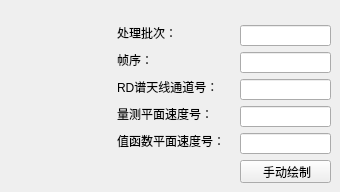
             <widget class="QWidget" name="tab_5">
              <attribute name="title">
               <string>手动回放</string>
              </attribute>
              <widget class="QPushButton" name="Btn_draw">
               <property name="geometry">
                <rect>
                 <x>240</x>
                 <y>160</y>
                 <width>91</width>
                 <height>23</height>
                </rect>
               </property>
               <property name="text">
                <string> 手动绘制</string>
               </property>
              </widget>
              <widget class="QLabel" name="label_41">
               <property name="geometry">
                <rect>
                 <x>117</x>
                 <y>52</y>
                 <width>39</width>
                 <height>16</height>
                </rect>
               </property>
               <property name="text">
                <string>帧序：</string>
               </property>
              </widget>
              <widget class="QLabel" name="label_40">
               <property name="geometry">
                <rect>
                 <x>117</x>
                 <y>25</y>
                 <width>65</width>
                 <height>16</height>
                </rect>
               </property>
               <property name="text">
                <string>处理批次：</string>
               </property>
              </widget>
              <widget class="QLabel" name="label_43">
               <property name="geometry">
                <rect>
                 <x>117</x>
                 <y>106</y>
                 <width>104</width>
                 <height>16</height>
                </rect>
               </property>
               <property name="text">
                <string>量测平面速度号：</string>
               </property>
              </widget>
              <widget class="QLabel" name="label_42">
               <property name="geometry">
                <rect>
                 <x>117</x>
                 <y>79</y>
                 <width>105</width>
                 <height>16</height>
                </rect>
               </property>
               <property name="text">
                <string>RD谱天线通道号：</string>
               </property>
              </widget>
              <widget class="QLineEdit" name="line_MeaV">
               <property name="geometry">
                <rect>
                 <x>240</x>
                 <y>106</y>
                 <width>91</width>
                 <height>21</height>
                </rect>
               </property>
              </widget>
              <widget class="QLabel" name="label_44">
               <property name="geometry">
                <rect>
                 <x>117</x>
                 <y>133</y>
                 <width>117</width>
                 <height>16</height>
                </rect>
               </property>
               <property name="text">
                <string>值函数平面速度号：</string>
               </property>
              </widget>
              <widget class="QLineEdit" name="line_frame">
               <property name="geometry">
                <rect>
                 <x>240</x>
                 <y>52</y>
                 <width>91</width>
                 <height>21</height>
                </rect>
               </property>
              </widget>
              <widget class="QLineEdit" name="line_batch">
               <property name="geometry">
                <rect>
                 <x>240</x>
                 <y>25</y>
                 <width>91</width>
                 <height>21</height>
                </rect>
               </property>
               <property name="styleSheet">
                <string notr="true"/>
               </property>
              </widget>
              <widget class="QLineEdit" name="line_channel">
               <property name="geometry">
                <rect>
                 <x>240</x>
                 <y>79</y>
                 <width>91</width>
                 <height>21</height>
                </rect>
               </property>
              </widget>
              <widget class="QLineEdit" name="line_MerV">
               <property name="geometry">
                <rect>
                 <x>240</x>
                 <y>133</y>
                 <width>91</width>
                 <height>21</height>
                </rect>
               </property>
              </widget>
             </widget>
